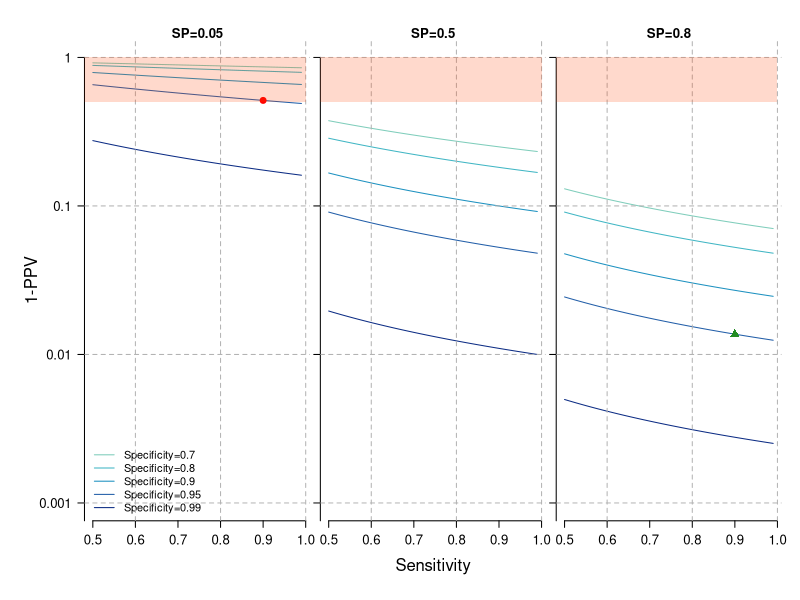
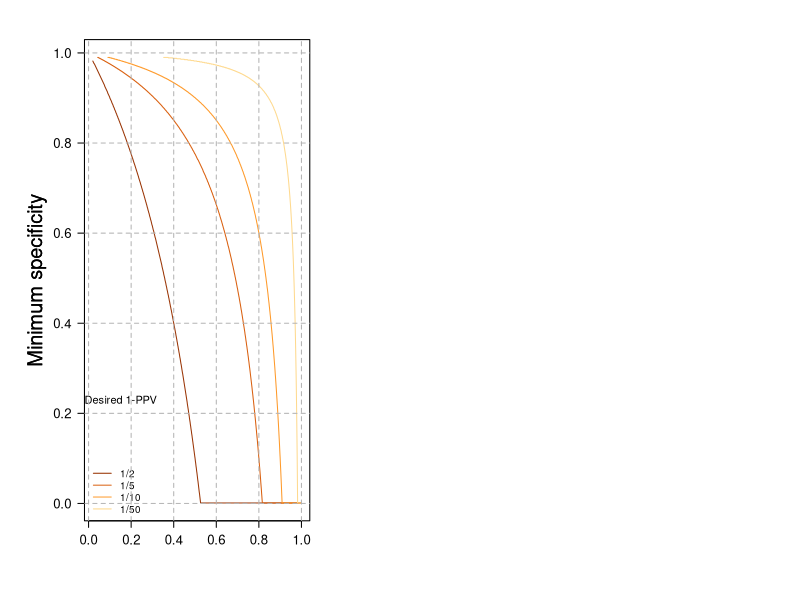

Write R code to recreate these figures, in order.
## ---- chunk 1
knitr::opts_chunk$set(echo = TRUE)
library(RColorBrewer)

## ---- chunk 2
# Model 3 scenarios
# Travelers, p=.05
# Medium prevalence p=.5
# High prevalence =.8

prev<-c(0.05, .5, .8)
sens<-seq(.5, .99, by=.01)
spec<-seq(.5, .99, by=.01)

#Low (travelers)
p1<-prev[1]*sens
p2<-(1-prev[1])*(1-spec)
p3<-outer(p1, p2, "+")
post_test_p_l<-1-p1*1/p3

#Moderate
p1<-prev[2]*sens
p2<-(1-prev[2])*(1-spec)
p3<-outer(p1, p2, "+")
post_test_p_m<-1-p1*1/p3

#High
p1<-prev[3]*sens
p2<-(1-prev[3])*(1-spec)
p3<-outer(p1, p2, "+")
post_test_p_h<-1-p1*1/p3



specplot<-c(21, 31, 41, 46, 50)

### Screen figure
col.plot=brewer.pal(n = 8, "YlGnBu")

par(las=1, oma=c(5, 6, 2, 1), mar=c(1, .4, 1, .4))
col.plot=brewer.pal(n = 8, "YlGnBu")
par(mfrow=c(1,3))
matplot(sens, post_test_p_l[,specplot], type="l", xlab="sensitivity", ylab="", log="y", ylim=c(0.001, 1), col=col.plot[4:8], lty=1, main="SP=0.05", bty="n", yaxt="n", xaxt="n")
points(sens[41], post_test_p_l[41, 46], pch=19, col="red", cex=1.2)
axis(1, cex.axis=1.2)
axis(2, cex.axis=1.2, at=c(1, 0.1, 0.01, 0.001, 0.0001), labels =c(1, 0.1, 0.01, 0.001, 0.0001))
#abline(h=.1)
legend("bottomleft", legend=paste("Specificity=", spec[specplot], sep=""), col=col.plot[4:8], lty=1, bty="n")
abline(v=seq(0, 1, by=.2), col="grey70", lty=2)
abline(h=c(0.001, 0.01, .1, 1), col="grey70", lty=2)
polygon(x=c(0.3, 1, 1, .3), y=c(0.5, 0.5, 1, 1), col=adjustcolor("orangered", alpha.f = .2), border=NA)

matplot(sens, post_test_p_m[,specplot], type="l", xlab="sensitivity", ylab="", log="y", ylim=c(0.001, 1), col=col.plot[4:8], lty=1, main="SP=0.5", bty="n", yaxt="n", xaxt="n")
axis(2, cex.axis=1.2, at=c(1, 0.1, 0.01, 0.001, 0.0001), labels=F, tick=T)
axis(1, cex.axis=1.2)
abline(v=seq(0, 1, by=.2), col="grey70", lty=2)
abline(h=c(0.001, 0.01, .1, 1), col="grey70", lty=2)
#abline(h=0.5, col="red", lty=1)
polygon(x=c(0.3, 1, 1, .3), y=c(0.5, 0.5, 1, 1), col=adjustcolor("orangered", alpha.f = .2), border=NA)

#abline(h=.1)
matplot(sens, post_test_p_h[,specplot], type="l", xlab="sensitivity", ylab="", log="y", ylim=c(0.001, 1), col=col.plot[4:8], lty=1, main="SP=0.8", bty="n", yaxt="n", xaxt="n")
#abline(h=0.5, col="red", lty=1)
axis(1, cex.axis=1.2)
axis(2, cex.axis=1.2, at=c(1, 0.1, 0.01, 0.001, 0.0001), labels=F, tick=T)
abline(v=seq(0, 1, by=.2), col="grey70", lty=2)
abline(h=c(0.001, 0.01, .1, 1), col="grey70", lty=2)
par(las=0)
mtext("1-PPV", side = 2, line = 3, cex.lab=1.2, outer=T)
mtext("Sensitivity", side = 1, line = 2, cex.lab=1.2, outer=T)
points(sens[41], post_test_p_h[41, 46], pch=17, col="forestgreen", cex=1.4)
#abline(h=.1)
polygon(x=c(0.3, 1, 1, .3), y=c(0.5, 0.5, 1, 1), col=adjustcolor("orangered", alpha.f = .2), border=NA)



## ---- chunk 3
# Calculate the minimum specificity required assuming the test sensitivity is 90%
prev2<-seq(.02, 1, by=.001)
spec2<-seq(.001, .99, by=.001)
sens2<-.9

p1<-prev2*sens2
p2<-outer((1-prev2), (1-spec2), FUN = "*")
p3<-p1+p2
post_test_p_s<-p1*1/p3


ind.min<-matrix(ncol=5, nrow=length(prev2))
for(i in 1:length(prev2)) {
  ind.min[i, 1]<-which(post_test_p_s[i,]>.5)[1]
  ind.min[i, 2]<-which(post_test_p_s[i,]>.8)[1]
  ind.min[i, 3]<-which(post_test_p_s[i,]>.9)[1]
  ind.min[i, 4]<-which(post_test_p_s[i,]>.98)[1]
}
min.spec<-matrix(spec2[ind.min], ncol=5, nrow=length(prev2))

col.plot=rev(brewer.pal(n = 5, "YlOrBr")[2:5])

par(las=1)
matplot(prev2, min.spec, type="l", ylab="", lty=1, col=col.plot, cex.axis=1.2, cex.lab=1.2, xlab="SP")
par(las=0)
mtext(text = "Minimum specificity", side=2, line=3, cex=1.2)
mtext(text = "Minimum specificity", side=2, line=3, cex=1.2)
legend("bottomleft", legend=c("1/2", "1/5", "1/10", "1/50"), lty=1, col=col.plot, bty="n", cex=.9)
text(x = 0.15, y=0.23, labels = "Desired 1-PPV")
abline(v=seq(0, 1, by=.2), col="grey70", lty=2)
abline(h=seq(0, 1, by=.2), col="grey70", lty=2)

